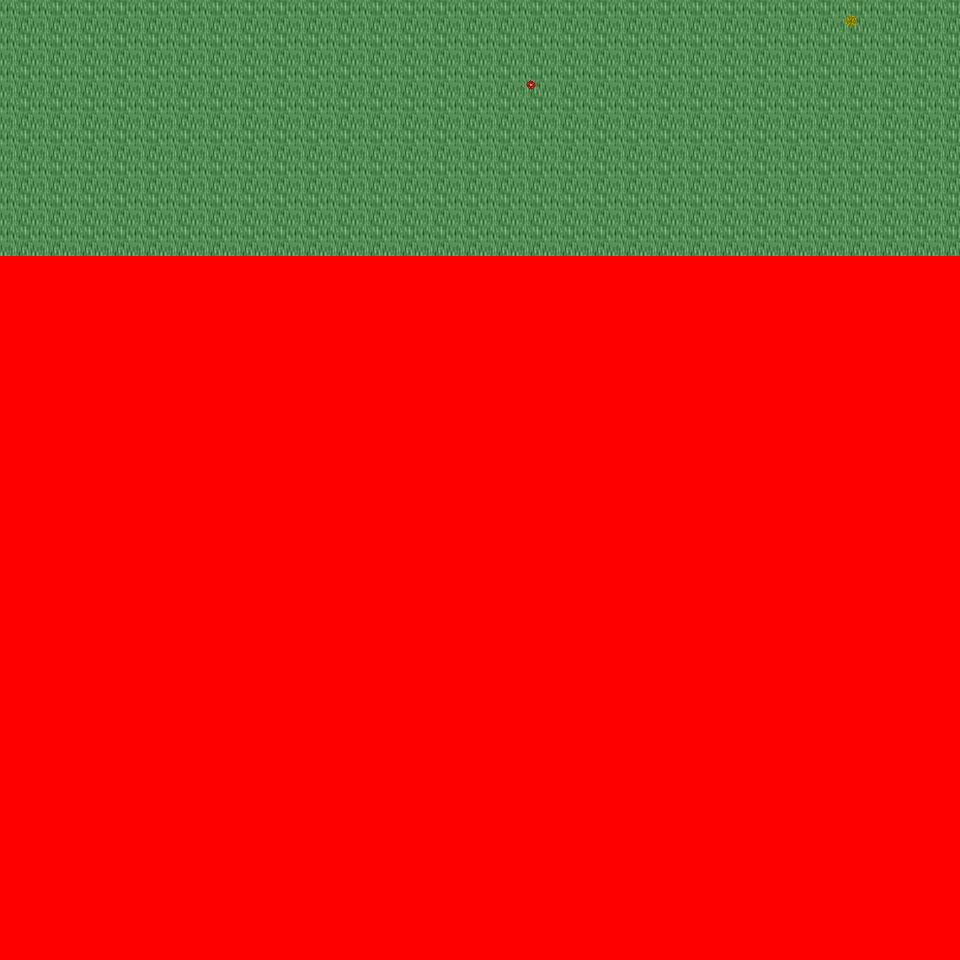

The image is a tile-based game level rendered from a .tmx file. Its description and source (layers, tilesets, objects; grid data summarised) follow:
An orthogonal 30x30 tile map with 32x32 px tiles, 6 tile layers (Ground, Object, Object2, Above, ...), 29 tilesets and 3 objects (3x mapchange).

<map version="1.0" orientation="orthogonal" renderorder="right-down" width="30" height="30" tilewidth="32" tileheight="32" nextobjectid="4">
  <tileset firstgid="1" name="tileset_logic_collision" tilewidth="32" tileheight="32" tilecount="1" columns="1">
    <image source="../drawable/tileset_logic_collision.png" width="32" height="32" />
  </tileset>
  <tileset firstgid="2" name="tileset_ground_ridge_earth_pale" tilewidth="32" tileheight="32" tilecount="96" columns="12">
    <image source="../drawable/tileset_ground_ridge_earth_pale.png" width="384" height="256" />
  </tileset>
  <tileset firstgid="98" name="tileset_ground_ridge_earth_dark" tilewidth="32" tileheight="32" tilecount="96" columns="12">
    <image source="../drawable/tileset_ground_ridge_earth_dark.png" width="384" height="256" />
  </tileset>
  <tileset firstgid="194" name="tileset_ground_ground" tilewidth="32" tileheight="32" tilecount="33" columns="3">
    <image source="../drawable/tileset_ground_ground.png" width="96" height="352" />
  </tileset>
  <tileset firstgid="227" name="tileset_terrain_grassland" tilewidth="32" tileheight="32" tilecount="88" columns="8">
    <image source="../drawable/tileset_terrain_grassland.png" width="256" height="352" />
  </tileset>
  <tileset firstgid="315" name="tileset_ground_grass_edges" tilewidth="32" tileheight="32" tilecount="36" columns="12">
    <image source="../drawable/tileset_ground_grass_edges.png" width="384" height="96" />
  </tileset>
  <tileset firstgid="351" name="tileset_ground_grass_corners" tilewidth="32" tileheight="32" tilecount="24" columns="6">
    <image source="../drawable/tileset_ground_grass_corners.png" width="192" height="128" />
  </tileset>
  <tileset firstgid="375" name="tileset_plant_tree_tree_darkgreen" tilewidth="32" tileheight="32" tilecount="88" columns="8">
    <image source="../drawable/tileset_plant_tree_tree_darkgreen.png" width="256" height="352" />
  </tileset>
  <tileset firstgid="463" name="tileset_plant_tree_fall_trees" tilewidth="32" tileheight="32" tilecount="40" columns="8">
    <image source="../drawable/tileset_plant_tree_fall_trees.png" width="256" height="160" />
  </tileset>
  <tileset firstgid="503" name="tileset_plant_tree_evergreen" tilewidth="32" tileheight="32" tilecount="36" columns="3">
    <image source="../drawable/tileset_plant_tree_evergreen.png" width="96" height="384" />
  </tileset>
  <tileset firstgid="539" name="tileset_plant_tree_pine_tree" tilewidth="32" tileheight="32" tilecount="20" columns="4">
    <image source="../drawable/tileset_plant_tree_pine_tree.png" width="128" height="160" />
  </tileset>
  <tileset firstgid="559" name="tileset_plant_tree_pine_tree_1" tilewidth="32" tileheight="32" tilecount="20" columns="4">
    <image source="../drawable/tileset_plant_tree_pine_tree_1.png" width="128" height="160" />
  </tileset>
  <tileset firstgid="579" name="tileset_building_decoration_rocks" tilewidth="32" tileheight="32" tilecount="6" columns="3">
    <image source="../drawable/tileset_building_decoration_rocks.png" width="96" height="64" />
  </tileset>
  <tileset firstgid="585" name="tileset_plant_stump_hollow_logs" tilewidth="32" tileheight="32" tilecount="6" columns="3">
    <image source="../drawable/tileset_plant_stump_hollow_logs.png" width="96" height="64" />
  </tileset>
  <tileset firstgid="591" name="tileset_plant_stump_small_stump" tilewidth="32" tileheight="32" tilecount="4" columns="2">
    <image source="../drawable/tileset_plant_stump_small_stump.png" width="64" height="64" />
  </tileset>
  <tileset firstgid="595" name="tileset_plant_flower_daisy_yellow" tilewidth="32" tileheight="32" tilecount="8" columns="2">
    <image source="../drawable/tileset_plant_flower_daisy_yellow.png" width="64" height="128" />
  </tileset>
  <tileset firstgid="603" name="tileset_plant_flower_daisy_white" tilewidth="32" tileheight="32" tilecount="8" columns="2">
    <image source="../drawable/tileset_plant_flower_daisy_white.png" width="64" height="128" />
  </tileset>
  <tileset firstgid="611" name="tileset_plant_flower_daisy_red" tilewidth="32" tileheight="32" tilecount="8" columns="2">
    <image source="../drawable/tileset_plant_flower_daisy_red.png" width="64" height="128" />
  </tileset>
  <tileset firstgid="619" name="tileset_plant_flower_daisy_blue" tilewidth="32" tileheight="32" tilecount="8" columns="2">
    <image source="../drawable/tileset_plant_flower_daisy_blue.png" width="64" height="128" />
  </tileset>
  <tileset firstgid="627" name="tileset_plant_leaves" tilewidth="32" tileheight="32" tilecount="8" columns="4">
    <image source="../drawable/tileset_plant_leaves.png" width="128" height="64" />
  </tileset>
  <tileset firstgid="635" name="tileset_plant_brown_mushrooms" tilewidth="32" tileheight="32" tilecount="24" columns="6">
    <image source="../drawable/tileset_plant_brown_mushrooms.png" width="192" height="128" />
  </tileset>
  <tileset firstgid="659" name="tileset_ground_tall_grass" tilewidth="32" tileheight="32" tilecount="15" columns="5">
    <image source="../drawable/tileset_ground_tall_grass.png" width="160" height="96" />
  </tileset>
  <tileset firstgid="674" name="tileset_plant_bush_leafy" tilewidth="32" tileheight="32" tilecount="48" columns="8">
    <image source="../drawable/tileset_plant_bush_leafy.png" width="256" height="192" />
  </tileset>
  <tileset firstgid="722" name="tileset_plant_bushes_and_trees" tilewidth="32" tileheight="32" tilecount="144" columns="16">
    <image source="../drawable/tileset_plant_bushes_and_trees.png" width="512" height="289" />
  </tileset>
  <tileset firstgid="866" name="tileset_building_thatched_roof_cottage1" tilewidth="32" tileheight="32" tilecount="20" columns="4">
    <image source="../drawable/tileset_building_thatched_roof_cottage1.png" width="128" height="160" />
  </tileset>
  <tileset firstgid="886" name="tileset_building_thatched_roof_cottage2" tilewidth="32" tileheight="32" tilecount="20" columns="4">
    <image source="../drawable/tileset_building_thatched_roof_cottage2.png" width="128" height="160" />
  </tileset>
  <tileset firstgid="906" name="tileset_plant_stump_stump_rectangular" tilewidth="32" tileheight="32" tilecount="4" columns="2">
    <image source="../drawable/tileset_plant_stump_stump_rectangular.png" width="64" height="64" />
  </tileset>
  <tileset firstgid="910" name="tileset_object_well_hoist" tilewidth="32" tileheight="32" tilecount="9" columns="3">
    <image source="../drawable/tileset_object_well_hoist.png" width="96" height="96" />
  </tileset>
  <tileset firstgid="919" name="tileset_building_wizards_tower" tilewidth="32" tileheight="32" tilecount="252" columns="9">
    <image source="../drawable/tileset_building_wizards_tower.png" width="288" height="896" />
  </tileset>
  <layer name="Ground" width="30" height="30">
    <data>[900 cells, 240 non-empty, 1 distinct tile ids]</data>
  </layer>
  <layer name="Object" width="30" height="30">
    <data>[900 cells, 2 non-empty, 2 distinct tile ids]</data>
  </layer>
  <layer name="Object2" width="30" height="30">
    <data>[900 cells, 0 non-empty, 0 distinct tile ids]</data>
  </layer>
  <layer name="Above" width="30" height="30">
    <data>[900 cells, 0 non-empty, 0 distinct tile ids]</data>
  </layer>
  <layer name="Above2" width="30" height="30">
    <data>[900 cells, 0 non-empty, 0 distinct tile ids]</data>
  </layer>
  <layer name="Walkable" width="30" height="30">
    <data>[900 cells, 660 non-empty, 1 distinct tile ids]</data>
  </layer>
  <objectgroup name="MapEvents">
    <object id="1" name="north" type="mapchange" x="0" y="0" width="960" height="32">
      <properties>
        <property name="map" value="0_ados_mountain_n2_w2_x1_y3" />
        <property name="place" value="south" />
      </properties>
    </object>
    </objectgroup>
</map>
<!-- 2 of 3 objects omitted -->
